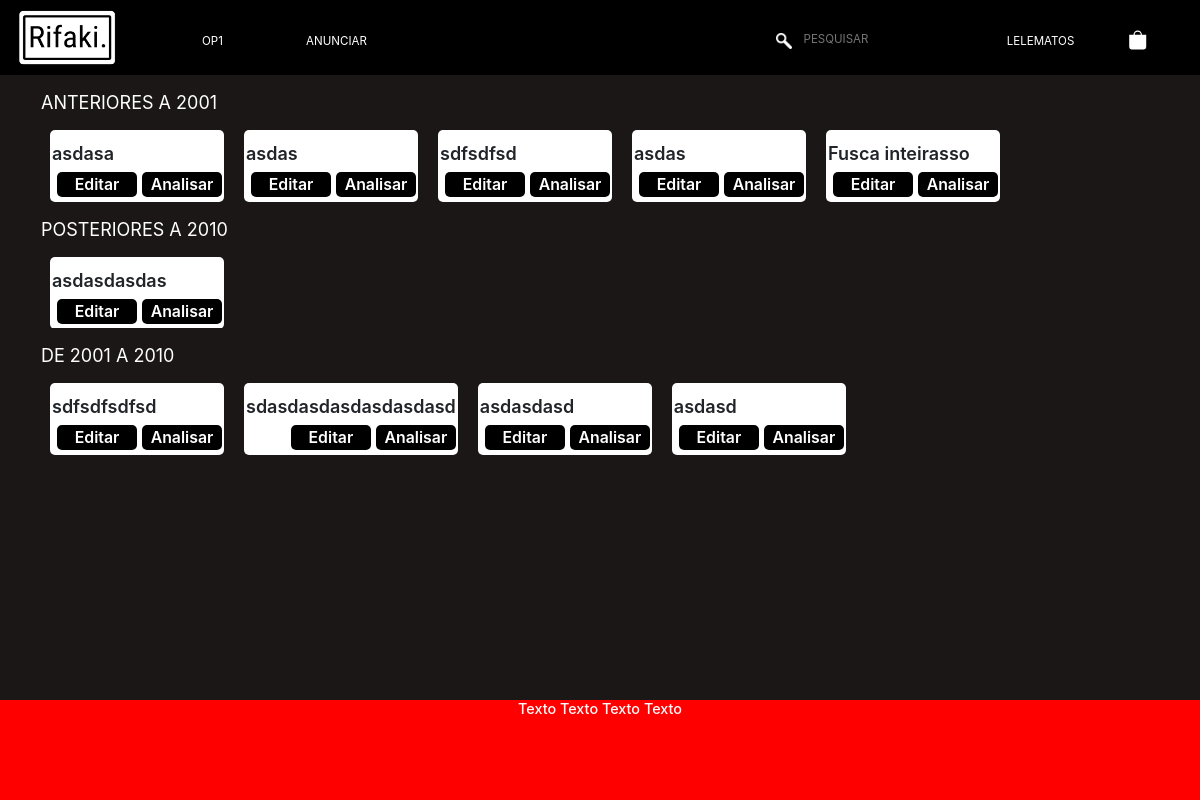
/anuncios/ (signed in), run on the app's committed database.
### cadastro/models.py (models this page shows, shortened)
class Categoria(models.Model):
    nome = models.CharField(max_length=40)
    nome_apresentavel = models.CharField(max_length=40)
    data_de_criacao = models.DateTimeField()
    index = models.IntegerField(default=0)
    criador = models.ForeignKey(User, on_delete=models.CASCADE)

class Anuncio(models.Model):
    identificador_anuncio = models.IntegerField()
    TEXT_COLOR_CHOICES = [
        ('black', 'Preto'),
        ('white', 'Branco'),
        ('grey', 'Cinza'),
    ]
    text_color = models.CharField(
        max_length=10,
        choices=TEXT_COLOR_CHOICES,
        default='black',
    )
    titulo_anuncio = models.CharField(max_length=100)
    ano_fabricacao = models.IntegerField(default='')
    preco = models.DecimalField(
        max_digits=6, decimal_places=2, default='', error_messages={'invalid': 'Troque a vírgula por ponto!'})
    descricao_breve = models.TextField(max_length=400)
    descricao_completa = models.TextField(max_length=2000)
    anunciante = models.ForeignKey(User, on_delete=models.CASCADE)
    imagem1 = models.ImageField(
        upload_to=user_directory_path, null=False, blank=False, name='imagem1')
    imagem2 = models.ImageField(
        upload_to=user_directory_path, null=True, blank=True, name='imagem2')
    imagem3 = models.ImageField(
        upload_to=user_directory_path, null=True, blank=True, name='imagem3')
    imagem4 = models.ImageField(
        upload_to=user_directory_path, null=True, blank=True, name='imagem4')
    imagem5 = models.ImageField(
        upload_to=user_directory_path, null=True, blank=True, name='imagem5')
    mem_categorias = models.CharField(max_length=1000, null=True)
    data_publi = models.DateTimeField('data publicação')
    categoria = ''
    @property
    def getFirstImage(self):
        return str(self.imagem1)

### teste_rifaki/views.py (the view)
# urls.py: path('anuncios/', views.view_profile_anuncios,
def view_profile_anuncios(request):
    context = {'controlador_expositores': controlador_expositores}
    if request.user.is_authenticated:
        users_carrinho = Carrinho.objects.get(proprietario=request.user)
        itens = users_carrinho.itens.all()
        context['users_carrinho'] = users_carrinho
        context['itens_no_carrinho'] = itens
    if request.user.is_authenticated:
        expositores = controlador_expositores.preencheExpositores(
            data=request.user)
        context['expositores'] = expositores
        return render(request, 'teste_rifaki/html/view_anuncios.html', context)
    else:
        return redirect('/login')

### teste_rifaki/myClasses.py (called while the page is built)
def listify(entrada):
    saida = entrada.split(',')
    comprimento = len(saida)
    saida = saida[:comprimento-1]  # tira o ultimo valor
    return saida

def randomOrdering(objects_list):
    equivalent_number_list = list(range(0, len(objects_list)))
    sorted_number_list = equivalent_number_list.copy()
    r.shuffle(sorted_number_list)
    sorted_objects_list = []
    for i, y in zip(equivalent_number_list, sorted_number_list):
        sorted_objects_list.append(objects_list[y])
    return sorted_objects_list

    def addAnuncio(self, Anuncio):
        self.listaDeAnuncios.append(Anuncio)

    @property
    def getAnuncios(self):  # retorna uma lista embaralhada de anuncioa a serem expostos
        return randomOrdering(self.listaDeAnuncios)

    @property
    def getNomeCategoria(self):
        return self.categoria.nome

    @property
    def getNomeApresentavelCategoria(self):
        return self.categoria.nome_apresentavel

    def clearExpositor(self):
        self.listaDeAnuncios = []

    def limpaExpositores(self, lista_expositores):
        for expositor in lista_expositores:
            expositor.clearExpositor()
        return lista_expositores

    @property
    def numeroDeAnunciosNosExpositores(self):
        list = []
        for expositor in self.lista_expositores:
            for anuncio in expositor.getAnuncios:
                list.append(anuncio)
        return len(list)

    @property
    def getListaExpositores(self):
        return self.lista_expositores

### teste_rifaki/templates/teste_rifaki/html/view_anuncios.html (shortened to what this page needs)
{% extends 'teste_rifaki/html/base.html' %} {% load static %}
{% load crispy_forms_tags %}
{% block head %}
    <link rel="stylesheet" type="text/css" href="{% static 'teste_rifaki/styles/index.css' %}">
    <link rel="stylesheet" type="text/css" href="{% static 'teste_rifaki/styles/view_anuncios.css' %}">
{% endblock head %}
{% block content %}
{% if controlador_expositores.numeroDeAnunciosNosExpositores %}
    {% for expositor in controlador_expositores.getListaExpositores %}
        {% if expositor.getAnuncios %}
            <div class="uk-position-relative uk-visible-toggle slider-principais-meu" tabindex="-1" uk-slider>
                <button
                    class="btn-mine uk-button uk-button-secondary uk-text-uppercase uk-button-large">{{expositor.getNomeApresentavelCategoria}}</button>
                <ul class="uk-slider-items uk-child-width-auto uk-dark uk-slider-meu">
                    {% for anuncio in expositor.getAnuncios %}
                        <div class='card-anuncio'>
                            <div class='anuncio-infos'>
                                <h1 class='titulo'>{{anuncio.titulo_anuncio}}</h1>
                                <div class='group-buttons'>
                                    <button class="uk-button uk-button-primary black-button "><a class='texto-grey-button' href="/cadastro/{{anuncio.id}}/edit/">editar</a></button>
                                    <button class="uk-button uk-button-primary black-button "><a class='texto-grey-button' href="/compras/{{anuncio.id}}/analisar/">analisar</a></button>
                                </div>
                            </div>
                        </div>
                    {% endfor %}
                </ul>
            </div>
        {% endif %}
    {% endfor %}
{% else %}
    <div class='centered-message'>
        <h1> Você não possui anúncios publicados! </h1>
    </div>
{% endif %}
{% endblock  %}

### teste_rifaki/templates/teste_rifaki/html/base.html (shortened to what this page needs)
 {% load static %}<!DOCTYPE html>
 <html>
    <head>
        <link rel="stylesheet" type="text/css" href="{% static 'teste_rifaki/styles/uikit/css/uikit.min.css' %}" />
        {% block head %}
        {% endblock head %}
        <link rel="stylesheet" href="https://maxcdn.bootstrapcdn.com/bootstrap/4.0.0/css/bootstrap.min.css">
        <link rel="stylesheet" type="text/css" href="{% static 'teste_rifaki/styles/base.css' %}">
    </head>
    <body>
        <main id='container' class='container' role='main'>
                <header>
                    <nav class="navbar-principal fixed-top">
                        <ul class="itens-navbar-meu">
                            <li class="navbar-logo">
                                    <a href="{% url 'teste_rifaki:index' %}">
                                        <img class="logo-img" src="{% static 'teste_rifaki/imagens/Capturar.png' %}" >
                                    </a>
                                </li>
                                <li class="itens-esquerda">
                                    <ul>
                                        <button class="uk-button uk-button-default" type="button"> <a class="uk-text-uppercase" href="{% url 'teste_rifaki:index' %}">op1</a></button>
                                        {% if  user.is_authenticated %}
                                            <button class="uk-button uk-button-default" type="button"> <a class="uk-text-uppercase" href="{% url 'cadastro:cadastro_anuncio' %}">anunciar</a></button>
                                        {% else %}
                                            <button class="uk-button uk-button-default" type="button"> <a class="uk-text-uppercase" href="/login">anunciar</a></button>
                                        {% endif %}
                                    </ul>
                                </li>
                            <li class="itens-direita">
                                <ul>
                                    <li class="barra-pesquisa">
                                        <form method='get'>
                                            <input type="text"  placeholder="PESQUISAR" name='q' style='font-size = 1.6rem' value={{query}}>
                                        </form>
                                    </li>
                                    {% if  user.is_authenticated %}
                                        <button class="uk-button uk-button-default" type="button"><a class="uk-text-uppercase" href="">{{ user.get_username }}</a></button>
                                        {% if itens_no_carrinho %}
                                        <li class='meu-carrinho-icon'>
                                            <button type='button' href="{% url 'compras:view_carrinho' %}">
                                                <a href="{% url 'compras:view_carrinho' %}">
                                                    <svg class="bi bi-bag-fill" viewBox="0 0 16 16" fill="white" xmlns="http://www.w3.org/2000/svg">
                                                        <path d="M1 4h14v10a2 2 0 0 1-2 2H3a2 2 0 0 1-2-2V4zm7-2.5A2.5 2.5 0 0 0 5.5 4h-1a3.5 3.5 0 1 1 7 0h-1A2.5 2.5 0 0 0 8 1.5z"/>
                                                    </svg>
                                                </a>
                                            </button>
                                        </li>
                                        {% endif %}
                                    {% else %}
                                        <button class="uk-button uk-button-default" type="button"><a class="uk-text-uppercase" href="/login">Login</a></button>
                                    {% endif %}
                                </ul>
                            </li>
                        </ul>
                    </nav>
                </header>
                <div class="page-content">
                    {% block content %}
                    {% endblock content %}
                </div>
        </main>
        <footer class="footer" id='footer'>
            <div class='container '>
                <h2> Texto Texto Texto Texto </h2>
            </div>
        </footer>
    </body>
</html>

### teste_rifaki/static/teste_rifaki/styles/index.css (style rules this page uses)
.page-content { top: auto !important; }
.uk-button { font-size: 1.6rem; }
@media (max-width:1500px) { html { font-size: 55% !important; } }
@media (max-width:1200px) { html { font-size: 45% !important; } }

### teste_rifaki/static/teste_rifaki/styles/view_anuncios.css (style rules this page uses)
.page-content { top: 75px !important; }
.uk-slider-meu { margin: 0px 40px !important; }
a { text-decoration: none; }
.titulo { font-weight: 600; }
.uk-button { font-size: 2.5rem; }
.black-button { height: 47%; background: black; border-radius: 5px; border: transparent; line-height: 22px; width: 80px; margin-left: 5px; order: 2; padding: 0; }
.texto-grey-button { text-transform: capitalize !important; color: white; font-size: 2.2rem; font-weight: 600; }
.card-anuncio { background-color: white; width: auto; height: auto; margin: 0 10px; display: flex; flex-direction: column; padding: 2px; border-radius: 5px; }
.anuncio-infos { display: flex; flex-direction: column; }
.group-buttons { margin-left: auto; display: flex; height: 55px; margin-bottom: -27px; }

### teste_rifaki/static/teste_rifaki/styles/base.css (style rules this page uses)
* { margin: 0; padding: 0; }
html { background-color: #1c1717; position: relative; min-height: 100%; overflow-x: hidden; }
body { height: 100%; background-color: #1c1717; margin-bottom: 300px; width: 100vw; }
.container { width: 100vw; min-width: 100% !important; padding: 0px; margin: 0px; }
.footer { position: absolute; background-color: red; color: white; height: 100px; text-align: center; line-height: 100px; bottom: 0; margin-top: 0px; width: 100vw; }
.page-content { position: relative; top: 75px; }
.navbar-principal { width: 100%; background-color: #000; height: 75px; }
.fixed-top { position: fixed; top: 0; right: 0; left: 0; z-index: 1030; }
.navbar-logo { position: relative; float: left; height: 75px; }
.logo-img { width: 110px; height: 63px; margin-top: 7px; }
.itens-navbar-meu { margin-left: -38px; width: 100%; height: 100%; }
.itens-navbar-meu li { font-size: 1.6rem; display: inline-block; list-style: none; }
.itens-navbar-meu li a { text-decoration: none; color: #fff; margin-left: 20px; font-size: 1.6rem; }
.itens-navbar-meu .itens-esquerda { width: 40%; margin-top: 20px; float: initial; position: relative; }
.itens-navbar-meu .itens-direita { float: right; margin-top: 20px; position: relative; margin-right: 15px; }
.itens-direita ul li input { height: 30px; background: none; border: none; font-size: 1.6rem; width: 210px; padding-left: 60px; background-image: url('/static/teste_rifaki/imagens/lupa.png'); background-repeat: no-repeat; background-position: 10%; background-size: 16px 16px; background-position-x: 32px; background-position-y: 8.5px; color: #fff; }
.meu-carrinho-icon button { background-color: transparent; border: none; }
.meu-carrinho-icon button svg { width: 2.7rem; height: 2.7rem; }
.barra-pesquisa { font-size: 1.6rem; font-weight: 0.7px; padding-bottom: 5px; }
@media (min-width:1038px) { .navbar-principal { visibility: visible; } }
@media (min-width:1038px) { .footer { visibility: visible; } }

### data on the page
Categoria: getNomeApresentavelCategoria "ANTERIORES A 2001"
Anuncio: titulo_anuncio "asdasa"
Anuncio: titulo_anuncio "asdas"
Anuncio: titulo_anuncio "sdfsdfsd"
Anuncio: titulo_anuncio "asdas"
Anuncio: titulo_anuncio "Fusca inteirasso"
Categoria: getNomeApresentavelCategoria "POSTERIORES A 2010"
Anuncio: titulo_anuncio "asdasdasdas"
Categoria: getNomeApresentavelCategoria "DE 2001 A 2010"
Anuncio: titulo_anuncio "sdfsdfsdfsd"
Anuncio: titulo_anuncio "sdasdasdasdasdasdasd"
Anuncio: titulo_anuncio "asdasdasd"
Anuncio: titulo_anuncio "asdasd"

### other printed values
{{ user.get_username }} "LELEMATOS"
